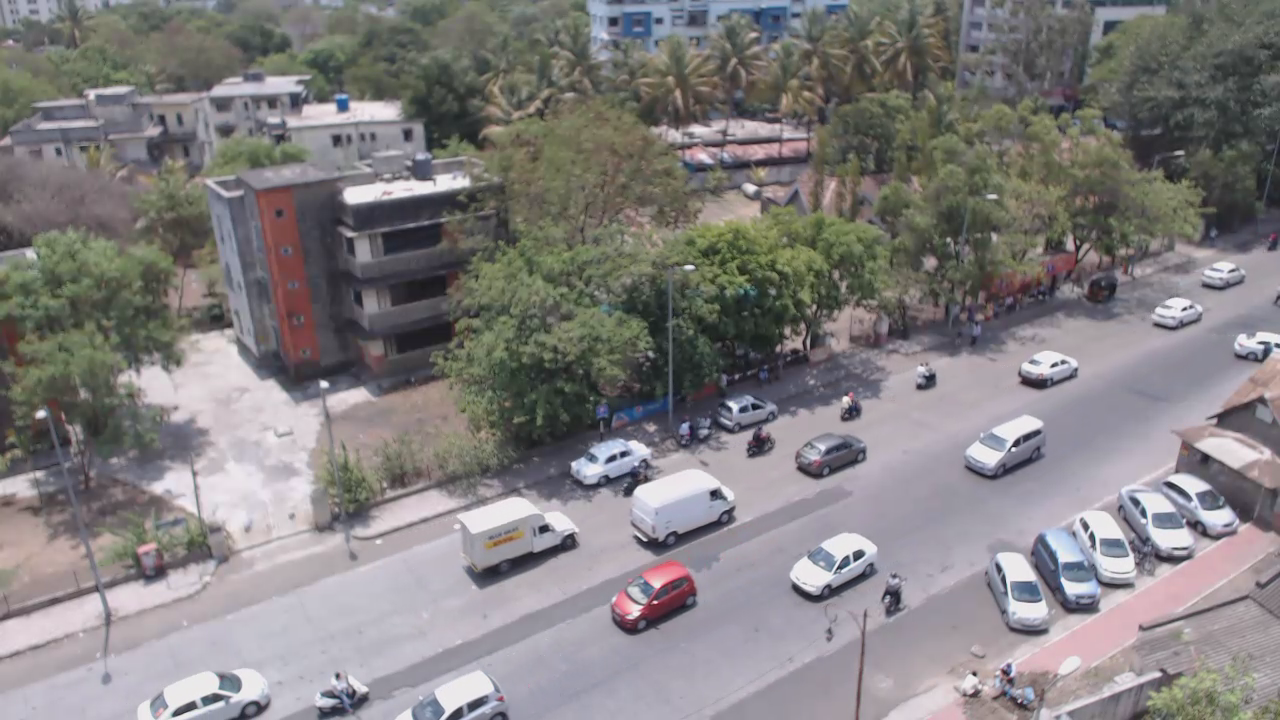
#> input picture frame 16 of video.mp4, 1280 x 720 px, given in place of AundhBridge.mp4, which was not available
$ jupyter execute detecting_movement_vehicle.ipynb   (text cells are left out)
#> lines starting #> are read from the running program, lines starting #| are printed output that depends on the picture; after the words box and inside, x2 and y2 are one past the last pixel; in counts of white or black regions, pixels touching at a corner belong together; pictures that were not available may be replaced by others from this repository, and a replacement may not be noted
[cell 1]
import cv2
import numpy as np
import matplotlib.pyplot as plt
import math
#% matplotlib inline

[cell 2]
cap = cv2.VideoCapture('./AundhBridge.mp4')

[cell 3]
#Define a function for showing the images in a single frame
def show_images(images, captions = None, cmap='gray'):
    f, axes = plt.subplots(1, len(images), sharey = True)
    f.set_figwidth(15)
    for ax, images, captions in zip(axes, images,captions):
        ax.imshow(images,cmap)
        ax.set_title(captions)

[cell 4]
# Capture the frmae from video
cap = cv2.VideoCapture('./AundhBridge.mp4')

[cell 5]
# Read the consecutive Frames from the cap video object
ret, fFrame = cap.read()
#> fFrame is the input picture: shape (720, 1280, 3); mean B, G, R 128.1, 127.5, 130.7
ret, fFrame1 = cap.read()
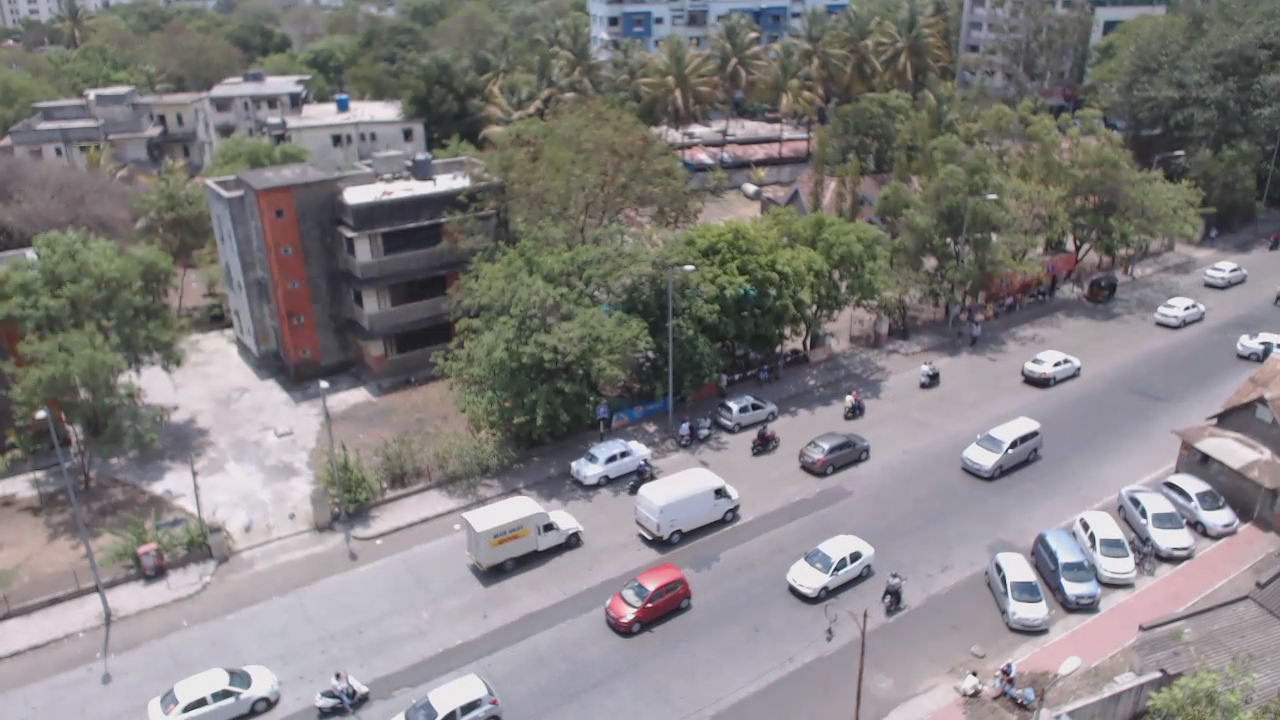
#> input picture frame 17 of video.mp4, 1280 x 720 px, given in place of AundhBridge.mp4, which was not available
#> fFrame1 is the input picture: shape (720, 1280, 3); mean B, G, R 128, 127.4, 130.7
ret, fFrame2 = cap.read()
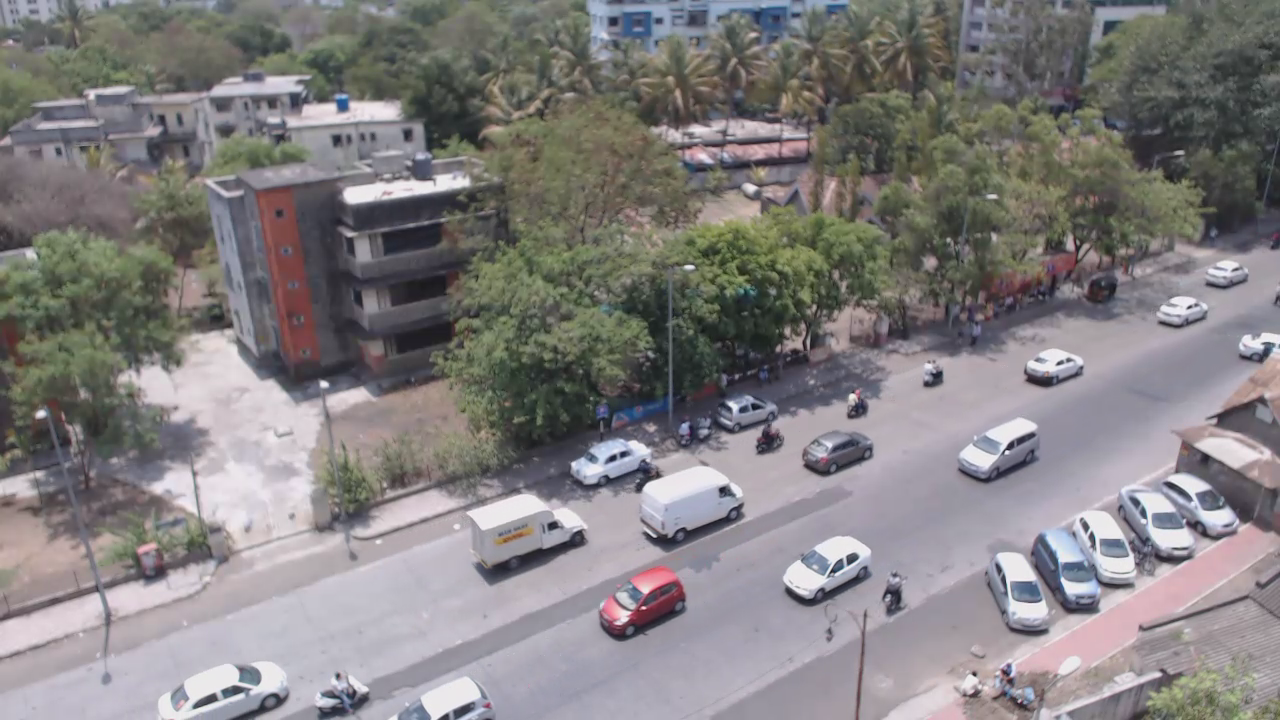
#> input picture frame 18 of video.mp4, 1280 x 720 px, given in place of AundhBridge.mp4, which was not available
#> fFrame2 is the input picture: shape (720, 1280, 3); mean B, G, R 128, 127.4, 130.7

[cell 6]
img1 = fFrame1.copy()
img2 = fFrame2.copy()

SHOW_DEBUG_STEPS = True

# showing the image properties
if (SHOW_DEBUG_STEPS):
    print('image1_Height:'+ str(img1.shape[0])+' ' +'image1_Width:'+ str(img1.shape[1]))
#| image1_Height:720 image1_Width:1280
    print('image2_Height:'+ str(img2.shape[0])+' ' +'image2_Width:'+ str(img2.shape[1]))
#| image2_Height:720 image2_Width:1280

[cell 7]
# Convert the images to gray scale for further preprocessing
img1 = cv2.cvtColor(img1, cv2.COLOR_BGR2GRAY)
img2 = cv2.cvtColor(img2, cv2.COLOR_BGR2GRAY)

[cell 8]
# Showing the Converting two images
show_images([img1, img2], captions = ['First_frame', 'Second_frame'], cmap='gray')
#> the loop in show_images, `for ax, images, captions in zip(axes, images,captions):` made 2 passes
#> captions on passes 1 to 2: 'First_frame', 'Second_frame'

[cell 9]
#Adding the Gaussion blur for smoothing the two converted images
img1 = cv2.GaussianBlur(img1, (5,5),0)
img2 = cv2.GaussianBlur(img2, (5,5),0)

[cell 10]
show_images([img1, img2], captions = ['First_frame', 'Second_frame'], cmap='gray')
#> the loop in show_images (call 2), `for ax, images, captions in zip(axes, images,captions):` made 2 passes

[cell 11]
img_diff = cv2.absdiff(img1, img2)
ret,img_Threshold = cv2.threshold(img_diff, 30.0,255.0, cv2.THRESH_BINARY)
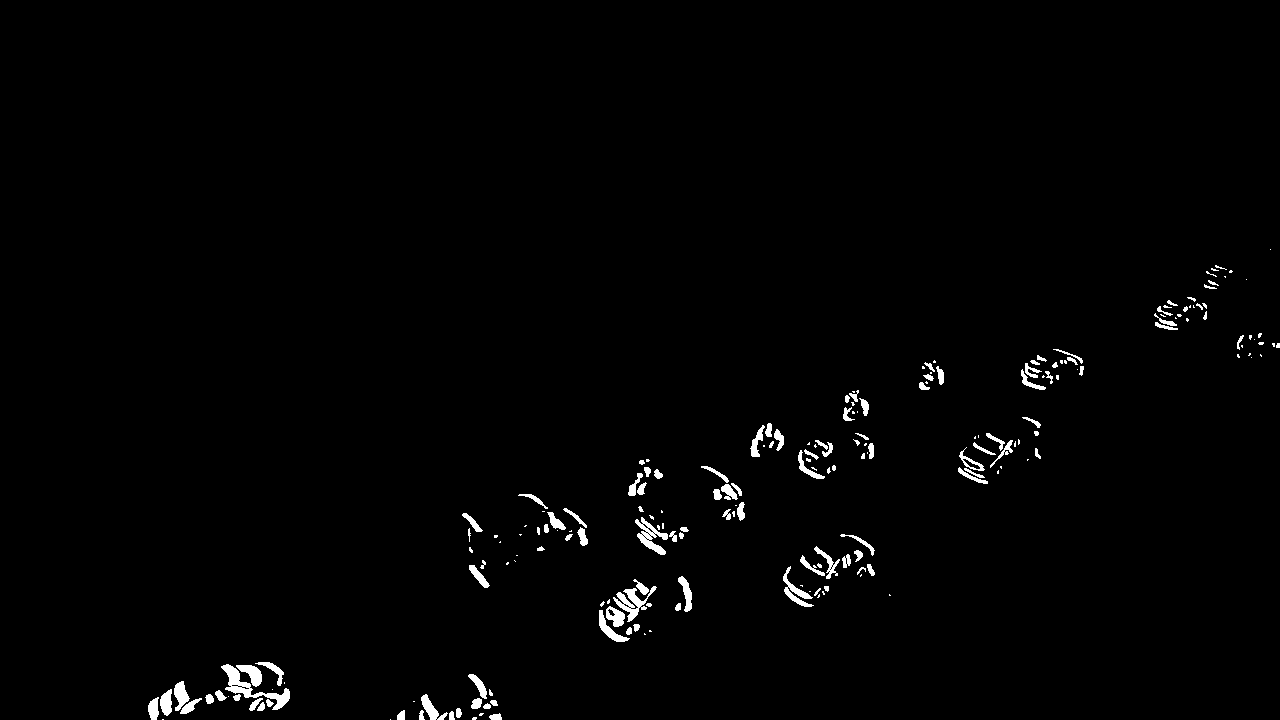
#> img_Threshold: shape (720, 1280); 1.3% white; 212 white regions (93 under 20 px), largest, box (x1, y1, x2, y2) and area: (221, 664, 290, 710) 780, (613, 586, 657, 622) 536, (635, 517, 668, 555) 489
img_Thresh = img_Threshold.copy()
show_images([img_diff, img_Thresh], captions = ['First_frame', 'Second_frame'], cmap='gray')

[cell 12]
#define the structering element
strucEle3x3 = cv2.getStructuringElement(cv2.MORPH_RECT,(3,3))
strucEle5X5 = cv2.getStructuringElement(cv2.MORPH_RECT,(5,5))
strucEle7x7 = cv2.getStructuringElement(cv2.MORPH_RECT, (7,7))
show_images([strucEle3x3, strucEle5X5, strucEle7x7], captions = ['strucEle3x3', 'strucEle5X5', 'strucEle7x7'], cmap='gray')

[cell 13]
#Apply the Dilation and Erosion (Morphological Transformation) on the Threshold Image, as the vehicles in the image looks like
#Broken. To remove the balck region on the vehicle object use the Dilation then the erosion.
#img_thresh1 = img_Thresh.copy()

for i in range(2):
    img_Thresh = cv2.dilate(img_Thresh,strucEle5X5,iterations = 2)
    img_Thresh = cv2.erode(img_Thresh,strucEle5X5,iterations = 1)
    img_threshcopy = img_Thresh.copy()
    print('img_threshcopy Height'+str(img_threshcopy.shape[0])+' '+'img_threshcopy Width'+str(img_threshcopy.shape[1]))
plt.imshow(img_threshcopy, cmap = 'gray')

[cell 14]
# define the color
SCALER_WHITE = (255.0,255.0, 255.0)
SCALER_BALCK = (0.0, 0.0, 0.0)

[cell 15]
#Defione the contoure function for showing the Contours
def drawAndSchowContrours(ht,wd, contours,Image_Name):
    global SCALER_WHITE
    global SCALER_BALCK

    blank_image = np.zeros((ht,wd,3), np.uint8)
    cv2.drawContours(blank_image, contours, -1, SCALER_WHITE, -1)
    blank_image_9 = np.zeros((ht,wd,3), np.uint8)
    cv2.drawContours(blank_image_9, contours, 8, SCALER_WHITE, -1)
    # Plotting both the image
    show_images([blank_image, blank_image_9], captions = ['All_Contours', 'Contours_9'], cmap='gray')
    return blank_image

[cell 16]
ht = img_threshcopy.shape[0]
wd = img_threshcopy.shape[1]

ht1 = np.size(img_threshcopy,0)
#> ht1 = 720
wd1 = np.size(img_threshcopy,1)
#> wd1 = 1280

print(ht,wd,ht1,wd1)
#| 720 1280 720 1280

contours, hierearchy = cv2.findContours(img_threshcopy, cv2.RETR_EXTERNAL,cv2.CHAIN_APPROX_SIMPLE)
#> contours = 23 contours; largest, box (x1, y1, x2, y2) and area: (144, 658, 294, 720) 5542, (779, 530, 879, 611) 4472, (624, 455, 693, 559) 3232, (595, 575, 661, 646) 3152, (954, 429, 1024, 488) 2674
img1 = drawAndSchowContrours(ht,wd, contours,'imgContours')

[cell 17]
#Find the number of Contours
print('Number of contours in the Binary Image:', len(contours))
#| Number of contours in the Binary Image: 23

[cell 18]
hulls = contours
#> hulls has the same summary as contours
for i in range(len(contours)):
    hulls[i] = cv2.convexHull(contours[i])
#> this loop made 23 passes
#> after the loop, hulls = 23 contours; largest, box (x1, y1, x2, y2) and area: (144, 658, 294, 720) 7042, (779, 530, 879, 611) 5704, (624, 455, 693, 559) 4824, (514, 490, 592, 555) 3918, (386, 670, 506, 720) 3852
# Show the image with Hull effect
img2 = drawAndSchowContrours(ht,wd, hulls,'imgContours_Hull')
#> call 2 of drawAndSchowContrours, with ht = 720, wd = 1280, Image_Name = 'imgContours_Hull'
#> in drawAndSchowContrours (call 2), `cv2.drawContours(blank_image_9, contours, 8, SCALER_WHITE, -1)`:
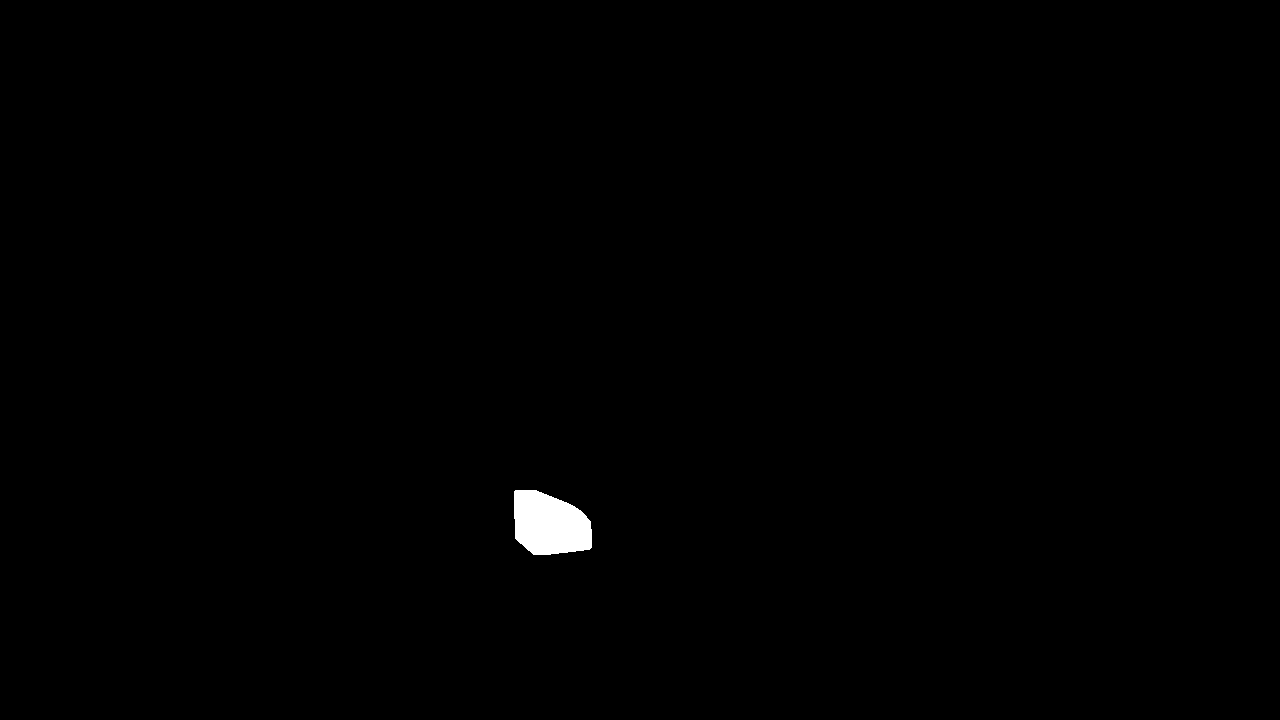
#> blank_image_9: shape (720, 1280, 3); 0.44% white; 1 white region, box (x1, y1, x2, y2) and area: (514, 490, 592, 555) 4033

$ run again, starting later in the video
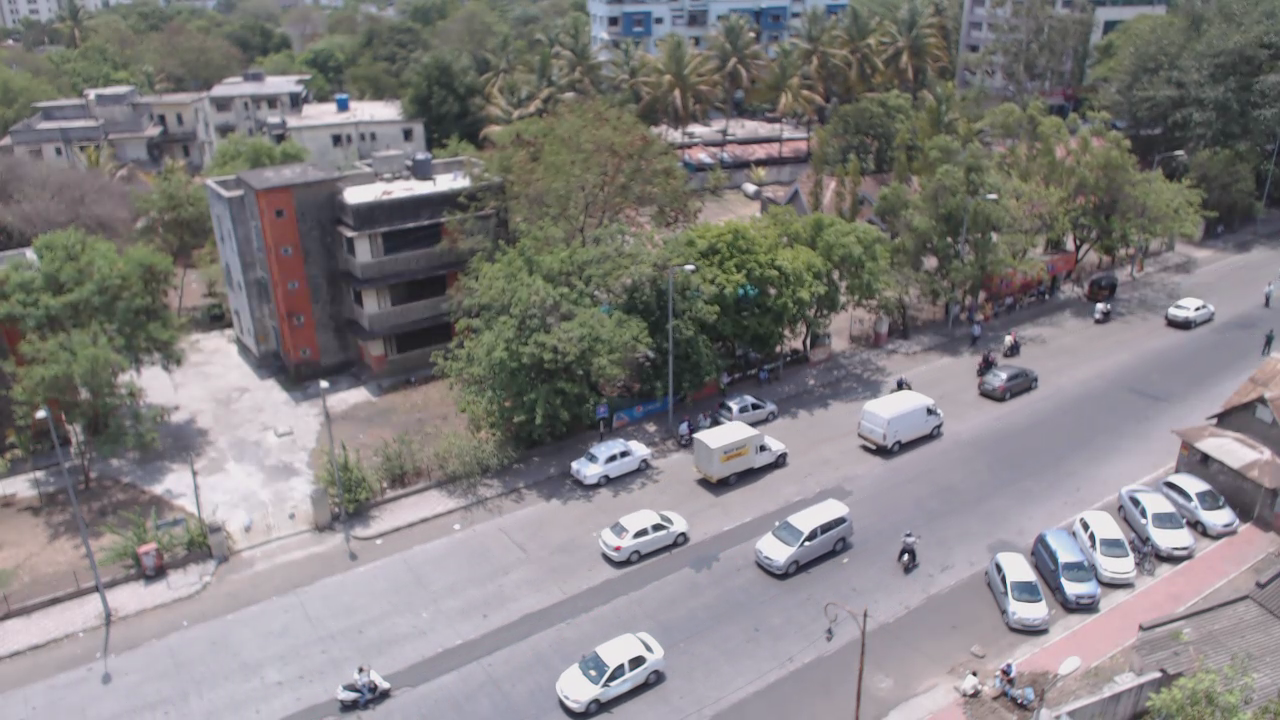
#> input picture frame 72 of video.mp4, 1280 x 720 px, given in place of AundhBridge.mp4, which was not available
#> fFrame is the input picture: shape (720, 1280, 3); mean B, G, R 128.5, 127.8, 131
#| image1_Height:720 image1_Width:1280
#| image2_Height:720 image2_Width:1280
#> the loop in show_images, `for ax, images, captions in zip(axes, images,captions):` made 2 passes
#> captions on passes 1 to 2: 'First_frame', 'Second_frame'
#> the loop in show_images (call 2), `for ax, images, captions in zip(axes, images,captions):` made 2 passes
#> `ret,img_Threshold = cv2.threshold(img_diff, 30.0,255.0, cv2.THRESH_BIN..`:
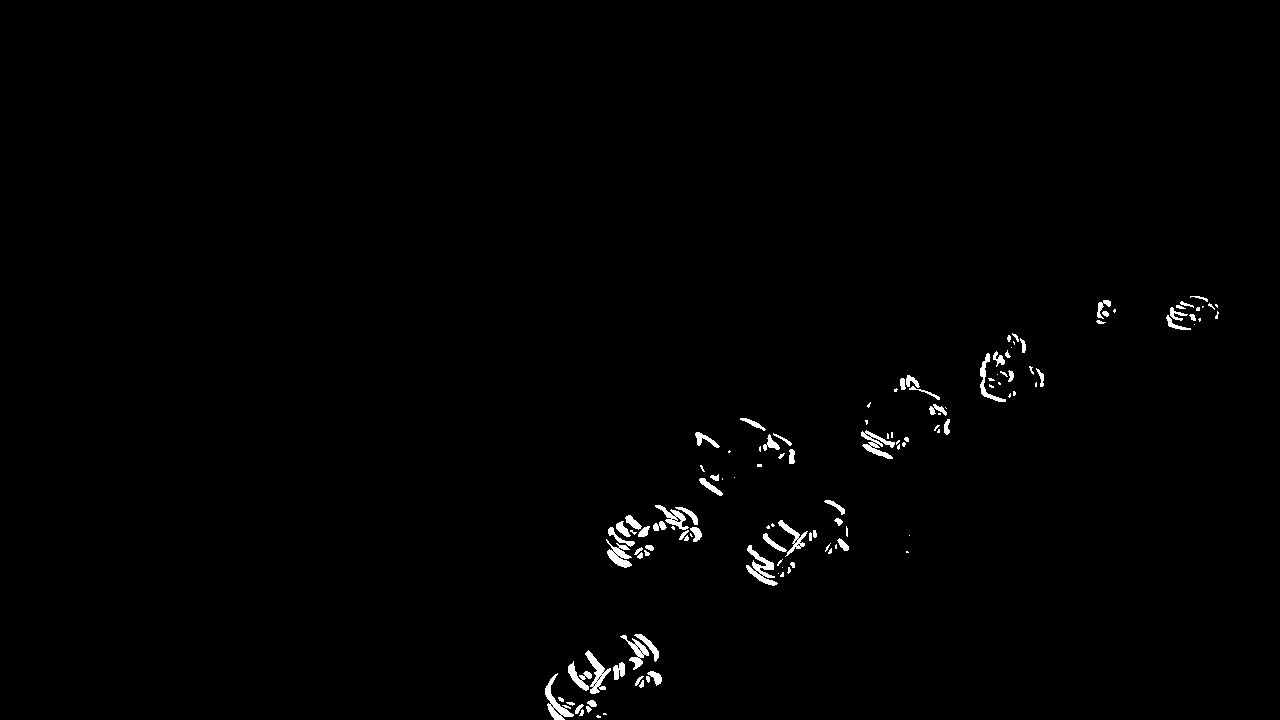
#> img_Threshold: shape (720, 1280); 0.88% white; 127 white regions (54 under 20 px), largest, box (x1, y1, x2, y2) and area: (746, 545, 778, 586) 483, (545, 673, 574, 720) 430, (585, 650, 611, 694) 401
#> ht1 = 720
#> wd1 = 1280
#| 720 1280 720 1280
#> contours = 14 contours; largest, box (x1, y1, x2, y2) and area: (541, 630, 666, 720) 6334, (742, 496, 853, 590) 4834, (602, 501, 706, 572) 4222, (976, 329, 1030, 406) 2665, (1162, 292, 1223, 334) 1748
#> blank_image: shape (720, 1280, 3); 3.2% white; 14 white regions, largest, box (x1, y1, x2, y2) and area: (541, 630, 666, 720) 6552, (742, 496, 853, 590) 5053, (602, 501, 706, 572) 4392
#> blank_image_9: shape (720, 1280, 3); 0.2% white; 1 white region
#| Number of contours in the Binary Image: 14
#> `hulls = contours`: hulls has the same summary as contours
#> the loop `for i in range(len(contours)):` made 14 passes
#> after the loop `for i in range(len(contours)):`: hulls = 14 contours; largest, box (x1, y1, x2, y2) and area: (541, 630, 666, 720) 8202, (742, 496, 853, 590) 7090, (602, 501, 706, 572) 5346, (976, 329, 1030, 406) 3170, (890, 371, 954, 439) 2574
#> in drawAndSchowContrours (call 2), `cv2.drawContours(blank_image, contours, -1, SCALER_WHITE, -1)`:
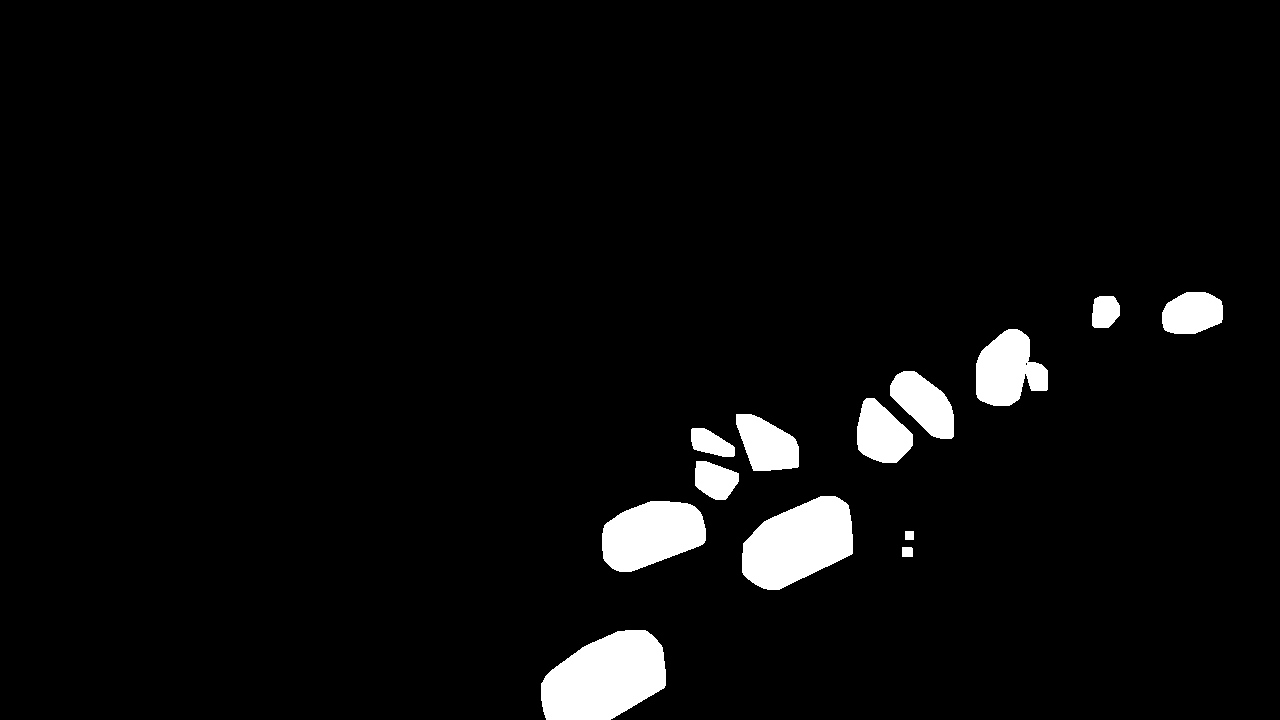
#> blank_image: shape (720, 1280, 3); 4.1% white; 13 white regions, largest, box (x1, y1, x2, y2) and area: (541, 630, 666, 720) 8362, (742, 496, 853, 590) 7237, (602, 501, 706, 572) 5478
#> blank_image_9: shape (720, 1280, 3); 0.28% white; 1 white region, box (x1, y1, x2, y2) and area: (857, 398, 913, 463) 2542
